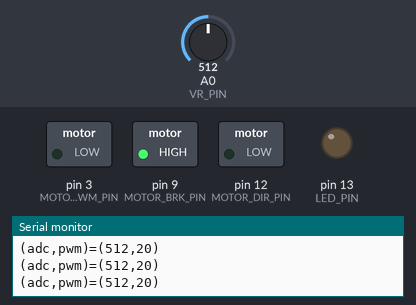
A sketch run on a simulated Arduino Uno, built with avr-gcc and run on an emulated ATmega328P. Parts: switched loads named in the sketch (green lamp = pin HIGH), output pins drawn as LEDs (lit = HIGH), the last lines printed to the serial monitor. The inputs (shaded band) are chosen by the test bench; at power-on: A0 (VR_PIN) = 512.

Above: at 1.2 s.
1.3 s: A0 (VR_PIN) set to 477
At 2.5 s:
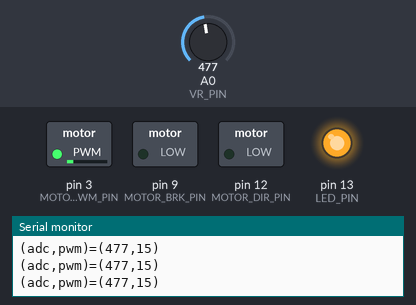
2.8 s: A0 (VR_PIN) set to 122
At 3.3 s:
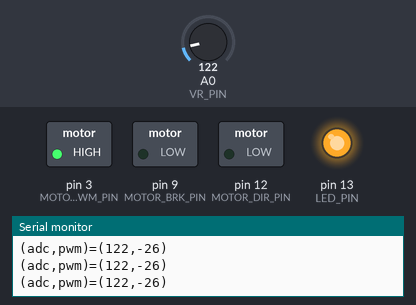
4.3 s: A0 (VR_PIN) set to 326
At 5.0 s:
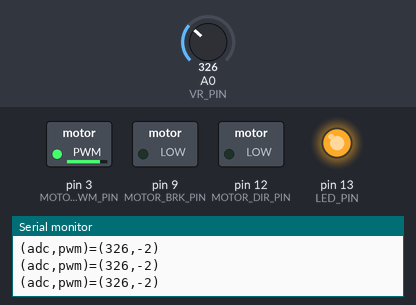
7.3 s: A0 (VR_PIN) set to 349
At 7.8 s:
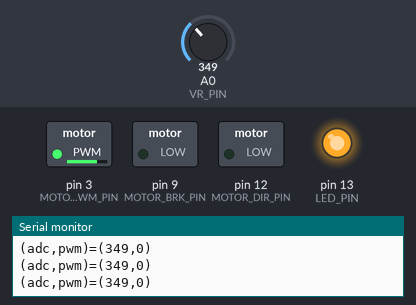
8.8 s: A0 (VR_PIN) set to 716
At 10.0 s:
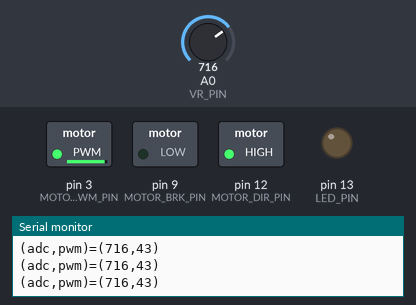
10.4 s: A0 (VR_PIN) set to 0
At 11.3 s:
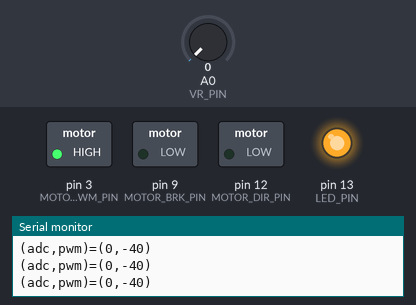
Timing chart, 0 to 13.0 s (numbered marks = the images above; inputs shaded):
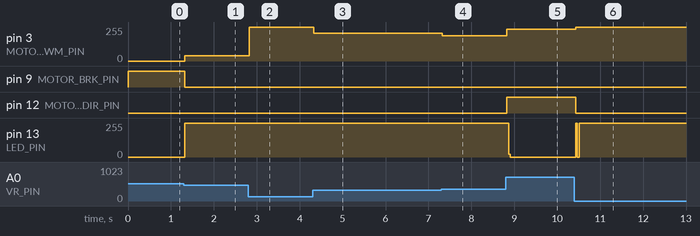

Measured:
- the behaviour switches between 495 and 494 on A0 (VR_PIN) (found by bisection; images 0 and 1)
- after the input at 1.3 s, pin 3 (MOTOR_PWM_PIN): 0/255 → 40/255 at once; pin 9 (MOTOR_BRK_PIN): HIGH → LOW at once; pin 13 (LED_PIN): 0/255 → 255/255 at once
- after the input at 2.8 s, pin 3 (MOTOR_PWM_PIN): 40/255 → 255/255 at once
- after the input at 4.3 s, pin 3 (MOTOR_PWM_PIN): 255/255 → 210/255 at once
- after the input at 7.3 s, pin 3 (MOTOR_PWM_PIN): 210/255 → 190/255 at once
- after the input at 8.8 s, pin 3 (MOTOR_PWM_PIN): 190/255 → 240/255 at once; pin 12 (MOTOR_DIR_PIN): LOW → HIGH at once; pin 13 (LED_PIN): 255/255 → 0/255 after 0.07 s
- after the input at 10.4 s, pin 3 (MOTOR_PWM_PIN): 240/255 → 255/255 at once; pin 12 (MOTOR_DIR_PIN): HIGH → LOW at once; pin 13 (LED_PIN): 0/255 → 255/255 at once

The sketch:

auto_temp-humidity_control_system.ino
```cpp
#define LED_PIN 13
#define VR_PIN A0

#define MOTOR_DIR_PIN (12)
#define MOTOR_PWM_PIN (3)
#define MOTOR_BRK_PIN (9)

#define CW LOW
#define CCW HIGH

#define BRAKE_ON HIGH
#define BRAKE_OFF LOW

int temperature = 0;
int upper = 20;
int lower = 18;

void setup() {
  Serial.begin(9600);

  pinMode(LED_PIN, OUTPUT);
  pinMode(MOTOR_DIR_PIN, OUTPUT);
  pinMode(MOTOR_PWM_PIN, OUTPUT);
  pinMode(MOTOR_BRK_PIN, OUTPUT);

  digitalWrite(MOTOR_BRK_PIN, BRAKE_ON);
  analogWrite(MOTOR_PWM_PIN, 0);
}

void read_temperature() {
  int adc_val = analogRead(VR_PIN);
  temperature = map(adc_val, 0, 1023, -40, 80);
  Serial.println("(adc,pwm)=(" + String(adc_val) + "," + String(temperature) + ")");
  analogWrite(LED_PIN, adc_val / 4);
}

void loop() {
  read_temperature();

  if (lower <= temperature && temperature <= upper) {
    digitalWrite(MOTOR_BRK_PIN, BRAKE_ON);
    analogWrite(MOTOR_PWM_PIN, 0);

    digitalWrite(9, HIGH);
    digitalWrite(12, LOW);
    digitalWrite(13, LOW);
    return;
  }

  digitalWrite(MOTOR_BRK_PIN, BRAKE_OFF);
  digitalWrite(9, LOW);

  int center = 19;
  int dist = abs(temperature - center);
  int speed = constrain(dist * 10, 0, 255);

  if (temperature < lower) {
    digitalWrite(MOTOR_DIR_PIN, CW);
    analogWrite(MOTOR_PWM_PIN, speed);

    digitalWrite(12, LOW);
    digitalWrite(13, HIGH);
  }
  else { // temperature > upper
    digitalWrite(MOTOR_DIR_PIN, CCW);
    analogWrite(MOTOR_PWM_PIN, speed);

    digitalWrite(12, HIGH);
    digitalWrite(13, LOW);
  }
}
```
